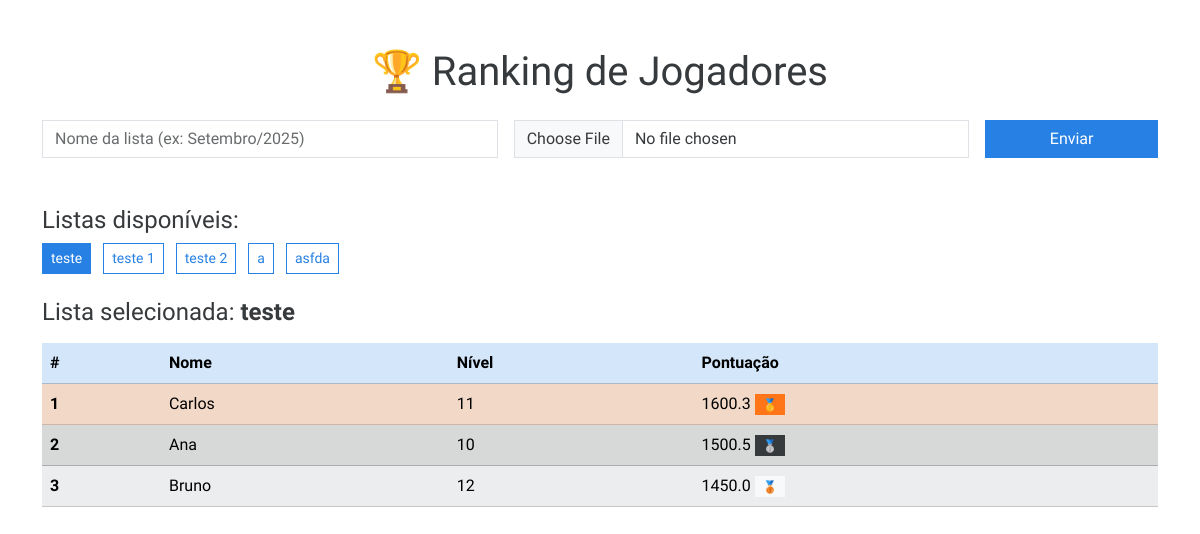
Page /ranking/teste on the committed database.
### tables this page shows
CREATE TABLE jogadores (
                id INTEGER PRIMARY KEY AUTOINCREMENT,
                nome TEXT NOT NULL,
                nivel INTEGER,
                pontuacao REAL,
                lista TEXT
            );

### app.py (the view)
@app.route('/ranking/<lista>')
def ranking(lista):
    listas = obter_listas()
    jogadores = obter_ranking(lista)
    return render_template('ranking.html', listas=listas, jogadores=jogadores, selecionada=lista)

### app.py (called while the page is built)
def conectar():
    return sqlite3.connect(DB_PATH)

def obter_listas():
    with conectar() as conn:
        cursor = conn.cursor()
        cursor.execute("SELECT DISTINCT lista FROM jogadores")
        return [row[0] for row in cursor.fetchall()]

def obter_ranking(lista):
    with conectar() as conn:
        cursor = conn.cursor()
        cursor.execute('''
            SELECT nome, nivel, pontuacao FROM jogadores
            WHERE lista = ?
            ORDER BY pontuacao DESC
        ''', (lista,))
        return cursor.fetchall()

### templates/ranking.html (shortened to what this page needs)
<!DOCTYPE html>
<html lang="pt-BR">
<head>
  <link rel="stylesheet" href="https://cdn.jsdelivr.net/npm/bootswatch@5.3.2/dist/cosmo/bootstrap.min.css" />
</head>
<body>
  <div class="container my-5">
    <h1 class="text-center mb-4">🏆 Ranking de Jogadores</h1>
    <form action="/upload" method="POST" enctype="multipart/form-data" class="row g-3 mb-5">
      <div class="col-md-5">
        <input type="text" name="nome_lista" class="form-control" placeholder="Nome da lista (ex: Setembro/2025)" required>
      </div>
      <div class="col-md-5">
        <input type="file" name="arquivo" accept=".csv" class="form-control" required>
      </div>
      <div class="col-md-2">
        <button type="submit" class="btn btn-primary w-100">Enviar</button>
      </div>
    </form>
    <div class="mb-4">
      <h4>Listas disponíveis:</h4>
      {% for lista in listas %}
        <a href="{{ url_for('ranking', lista=lista) }}" class="btn btn-outline-primary btn-sm me-2 {% if selecionada == lista %}active{% endif %}">
          {{ lista }}
        </a>
      {% endfor %}
    </div>
    {% if jogadores %}
      <h4 class="mt-4">Lista selecionada: <strong>{{ selecionada }}</strong></h4>
      <table class="table table-hover table-striped align-middle mt-3">
        <thead class="table-primary">
          <tr>
            <th>#</th>
            <th>Nome</th>
            <th>Nível</th>
            <th>Pontuação</th>
          </tr>
        </thead>
        <tbody>
          {% for jogador in jogadores %}
            <tr class="{% if loop.index == 1 %}table-warning{% elif loop.index == 2 %}table-secondary{% elif loop.index == 3 %}table-light{% endif %}">
              <th>{{ loop.index }}</th>
              <td>{{ jogador[0] }}</td>
              <td>{{ jogador[1] }}</td>
              <td>
                {{ jogador[2] }}
                {% if loop.index == 1 %}
                  <span class="badge bg-warning text-dark">🥇</span>
                {% elif loop.index == 2 %}
                  <span class="badge bg-secondary">🥈</span>
                {% elif loop.index == 3 %}
                  <span class="badge bg-light text-dark">🥉</span>
                {% endif %}
              </td>
            </tr>
          {% endfor %}
        </tbody>
      </table>
    {% endif %}
  </div>
</body>
</html>

### rows in the picture
jogadores: nome "Carlos", nivel "11", pontuacao "1600.3"
jogadores: nome "Ana", nivel "10", pontuacao "1500.5"
jogadores: nome "Bruno", nivel "12", pontuacao "1450.0"

### other values in the picture
{{ lista }} "teste" "teste 1" "teste 2" "a" "asfda"
{{ selecionada }} "teste"
